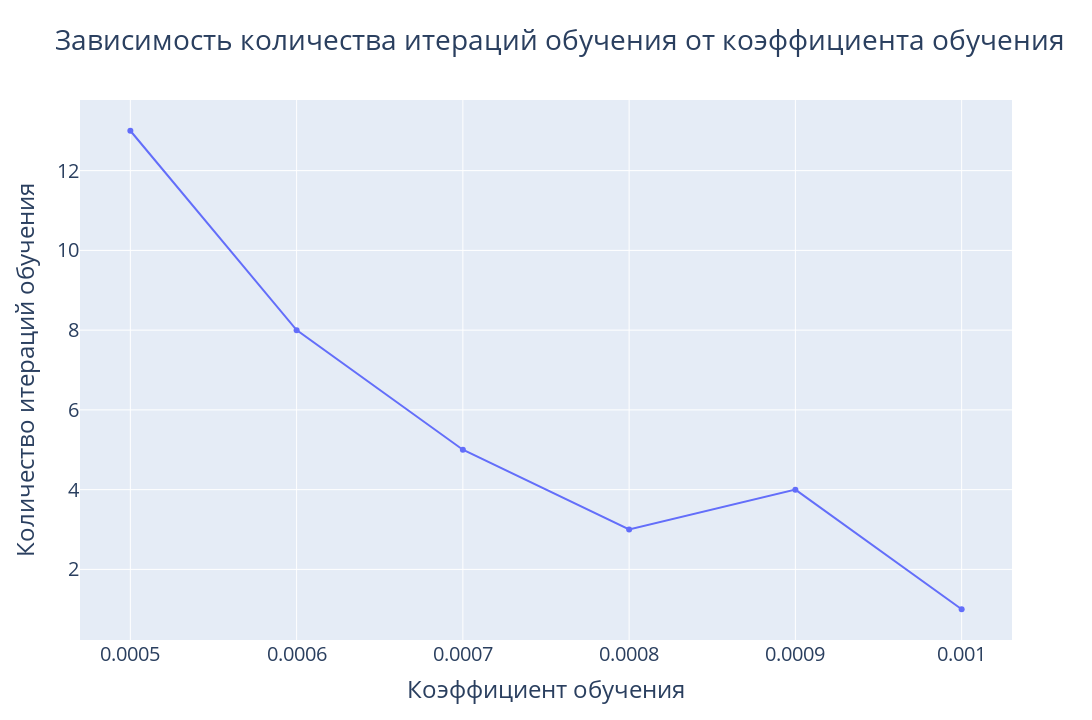

Notebook code for this chart:
### Markdown cell above
## Relation between learning rate and epochs

### Code cell
alphas = (0.0005, 0.0006, 0.0007, 0.0008, 0.0009, 0.001)
epochs_amount: list[int] = []
for alpha in alphas:
    dl = LRNN(n, p, alpha)
    dl.train(train, 15000, learn_by_loss=True, max_loss=2500)
    epochs_amount.append(dl.epoch)
fig = go.Figure()
fig.add_trace(go.Scatter(x=alphas, y=epochs_amount, mode='lines+markers'))
fig.update_layout(title='Зависимость количества итераций обучения от коэффициента обучения',
                  xaxis_title='Коэффициент обучения',
                  yaxis_title='Количество итераций обучения',
                  height=720, width=1280,
                  font=dict(size=20))
fig.show()

### Figure 1 — Plotly figure (JSON) as saved in the notebook; plotly's stock layout.template omitted (floating-point values rounded to 4 significant figures)
{"data": [{"mode": "lines+markers", "type": "scatter", "x": [0.0005, 0.0006, 0.0007, 0.0008, 0.0009, 0.001], "y": [13, 8, 5, 3, 4, 1]}], "layout": {"font": {"size": 20}, "height": 720, "title": {"text": "Зависимость количества итераций обучения от коэффициента обучения"}, "width": 1280, "xaxis": {"title": {"text": "Коэффициент обучения"}}, "yaxis": {"title": {"text": "Количество итераций обучения"}}}}
